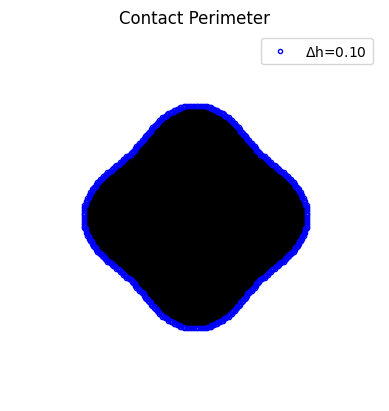
#> input picture Animation/CP0.1.png, 389 x 411 px; its folder holds only this picture in this run
$ python Animation.py
#> lines starting #> are read from the running program, lines starting #| are printed output that depends on the picture
import matplotlib.pyplot as plt
import matplotlib.animation as animation
import glob

path = '/home/amishra97/Contact_Simulation/Non-adhesive_simulations/Animation/*.png'
png_files = sorted(glob.glob(path))

fig = plt.figure()
ax = fig.add_subplot(111)

def animate(i):
#> called with i = 0
    img = plt.imread(png_files[i])
#> img is the input picture: shape (411, 389, 4) float32; mean R, G, B, A 0.779, 0.779, 0.806, 1
    ax.imshow(img)

ani = animation.FuncAnimation(fig, animate, frames=len(png_files), interval=1000, repeat=False)
ani.save('animatedCP.gif', writer='pillow')
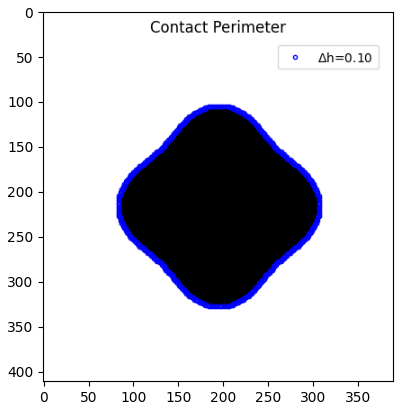
#> figure drawn by matplotlib, 1 panel
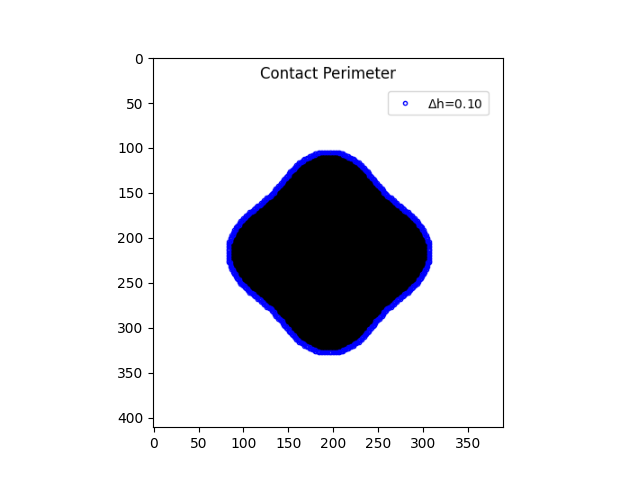
#> saved as animatedCP.gif: PIL image 640x480 RGBA; mean R, G, B, A 228.9, 228.9, 231.8, 255
